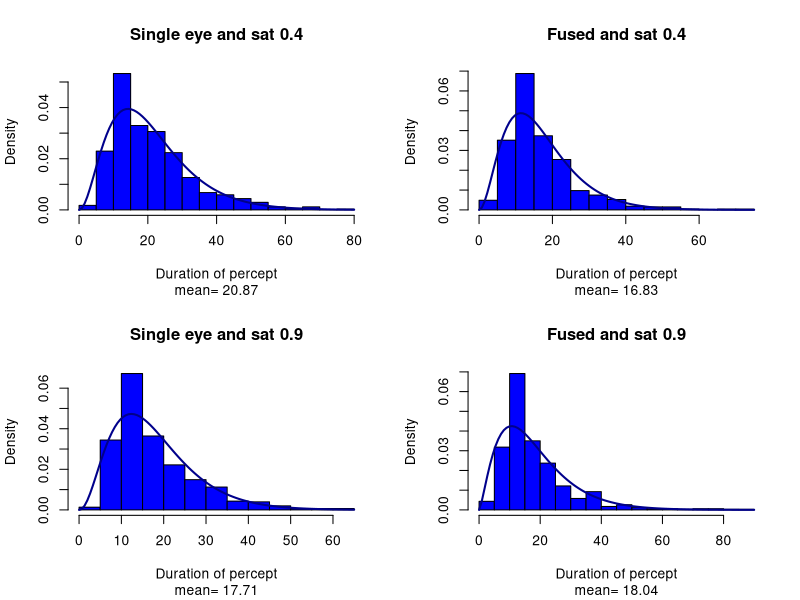
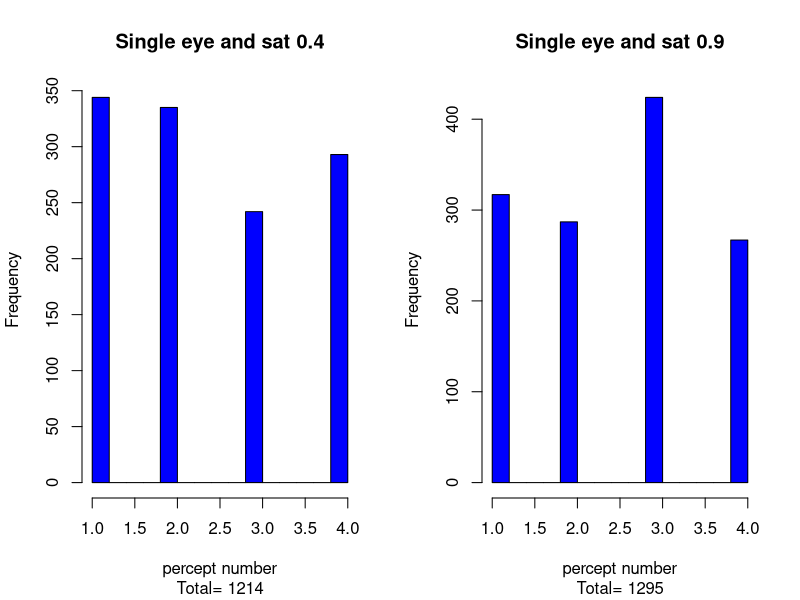
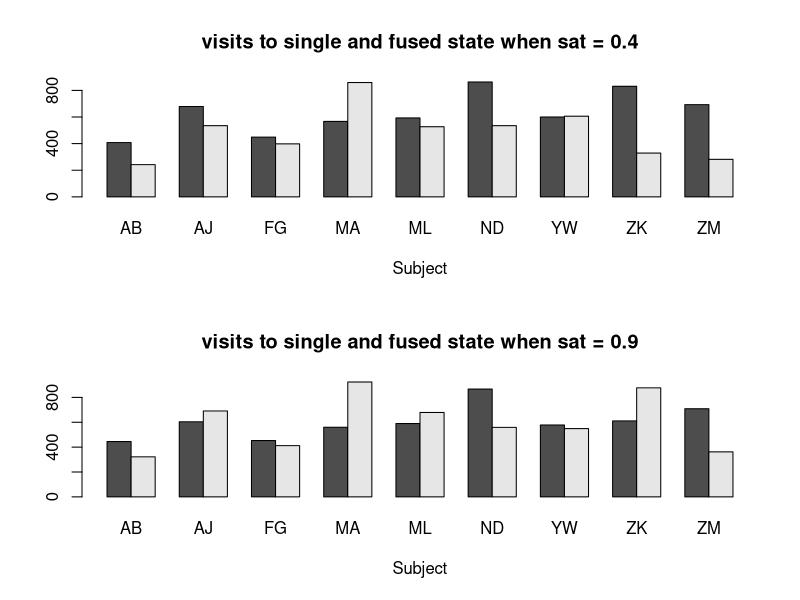
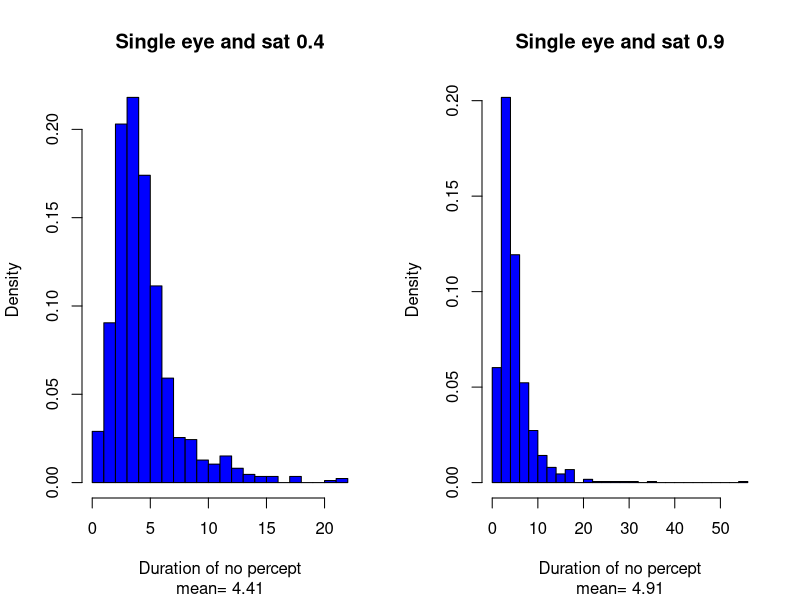

Source code (R) for these figures, in order:

# load the data in the csv file
data <- read.csv('dataInOneTable.csv')

# Make a plot of the dominance distribution for
# the single eye, or two eye state for subject AB

# restrict subject and only active percepts
# You can run this with different subjects
data1 <- subset(data, IDs == "AJ" & Tdata.perc > 0 )

# List of all 4 conditions
conditions <- levels(data1$Conds)
saturation <- levels(data1$Sat)

# Cycle over all conditions and make plot of duration for each 1
# Note that we are separating by percept (fused or single eye)
# and by saturation level

par(mfrow=c(2,2))
for (i in c(0.4,0.9)){
  toplot <- subset(data1, data1$Sat == i & (data1$Tdata.perc == 1 |  data1$Tdata.perc == 2))
  #Get it to the right timescale in seconds
  toplot <- toplot$Tdata.duration/100000
  #mean and standard deviation
  m = mean(toplot)
  sig = sd(toplot)
  hist(toplot, breaks=20, freq = FALSE, col = "blue",xlab="Duration of percept", 
       main= paste("Single eye and sat", i), sub = paste("mean=", round(m,2)))         
  # shape and scale
  a = (m/sig)^2; s = (sig)^2/m
  curve(dgamma(x, a,  scale=s), add=TRUE, col='darkblue', lwd=2)
  #Do it again for the fused percepts
  toplot <- subset(data1, data1$Sat == i & (data1$Tdata.perc == 3 |  data1$Tdata.perc == 4))
  toplot <- toplot$Tdata.duration/100000
  m = mean(toplot)
  sig = sd(toplot) 
  hist(toplot, breaks=20, freq = FALSE, col = "blue",xlab="Duration of percept", 
       main= paste("Fused and sat", i),  sub = paste("mean=", round(m,2)))        
  # shape and scale
  a =  (m/sig)^2; s =  (sig)^2/m
  curve(dgamma(x, a,  scale=s), add=TRUE, col='darkblue', lwd=2)
}

# Next show a histogram of the number of visits to each state
par(mfrow=c(1,2))
for (i in c(0.4,0.9)){
  toplot <- subset(data1, data1$Sat == i )
  toplot <- toplot$Tdata.perc
  hist(toplot, col = "blue",xlab="percept number", 
       main= paste("Single eye and sat", i), sub = paste("Total=", sum(toplot>0)))         
}




# SUPPLEMENTARY FIGURE POSSIBILITY - This is the same figure as above, but 
# with the whole vs fused state

par(mfrow=c(2,1))
for (i in c(0.4,0.9)){
  # First create a talbe of all percepts
  data.test <- subset(data, data$Sat == i )
  bar.dat <- table(data.test$Tdata.perc,data.test$IDs)
  # Now create smaller table of what we want
  bar.datnew <- matrix(nrow = 2, ncol = 9)
  colnames(bar.datnew) <- colnames(bar.dat)
  rownames(bar.datnew) <- c(1,2)
  bar.datnew[1,] <- bar.dat[2,] + bar.dat[3,]
  bar.datnew[2,] <- bar.dat[4,] + bar.dat[5,]
  barplot(bar.datnew, main= paste("visits to single and fused state when sat =", i),
          xlab="Subject", legend = rownames(c("single","fused")), beside=TRUE)
}

# For supplementary we should also show the distribution of times in the "0" state

data1 <- subset(data, IDs == "FG" )

par(mfrow=c(1,2))
for (i in c(0.4,0.9)){
  toplot <- subset(data1, data1$Sat == i & data1$Tdata.perc == 0 )
  #Get it to the right timescale in seconds
  toplot <- toplot$Tdata.duration/100000
  m = mean(toplot)
  #mean and standard deviation
  hist(toplot, breaks=20, freq = FALSE, col = "blue",xlab="Duration of no percept", 
       main= paste("Single eye and sat", i), sub = paste("mean=", round(m,2)) )  
}